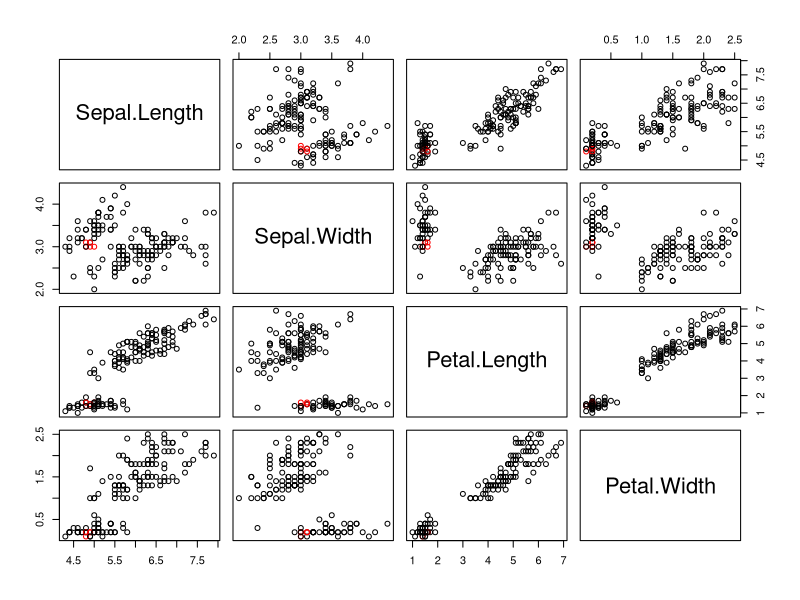
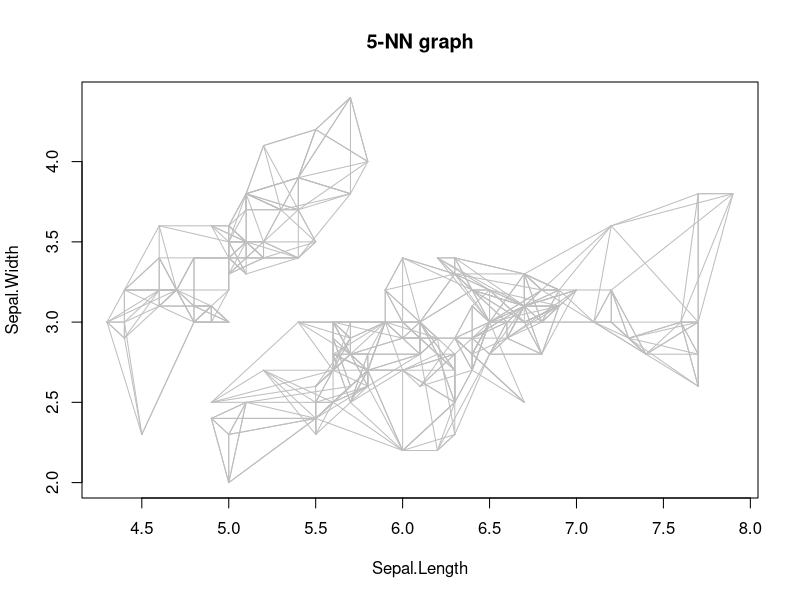
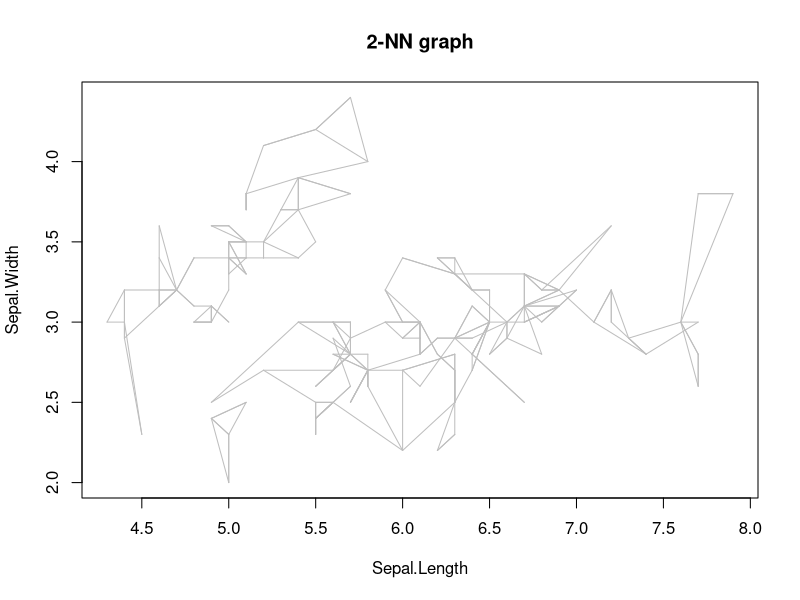

Reproduce these figures in R, in order.
library(dbscan)


### Name: kNN
### Title: Find the k Nearest Neighbors
### Aliases: kNN knn sort.kNN
### Keywords: model

### ** Examples

data(iris)
x <- iris[, -5]

# finding kNN directly in data (using a kd-tree)
nn <- kNN(x, k=5)
nn

# explore neighborhood of point 10
i <- 10
nn$id[i,]
plot(x, col = ifelse(1:nrow(iris) %in% nn$id[i,], "red", "black"))

# Visualize the 5 nearest neighbors
plot(nn, x)

# Visualize a reduced 2-NN graph
plot(kNN(nn, k = 2), x)
